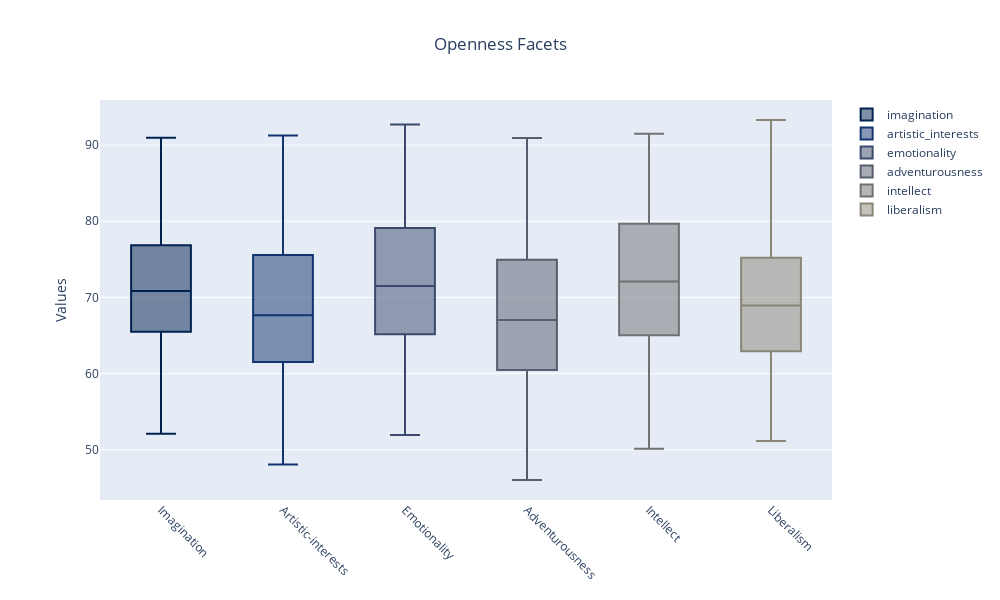

Notebook code cell kept with this figure:
### Markdown cell above
## 2. Big-Five Openness & Facets 🧑🎨

### Code cell
openness_facets = [
    "imagination",
    "artistic_interests",
    "emotionality",
    "adventurousness",
    "intellect",
    "liberalism",
]

title = [x.replace("_", "-").capitalize() for x in openness_facets]

U.plot_eda_boxplot(
    df=df,
    targets=openness_facets,
    ticktext=title,
    title="Openness Facets",
    color=2,
)
